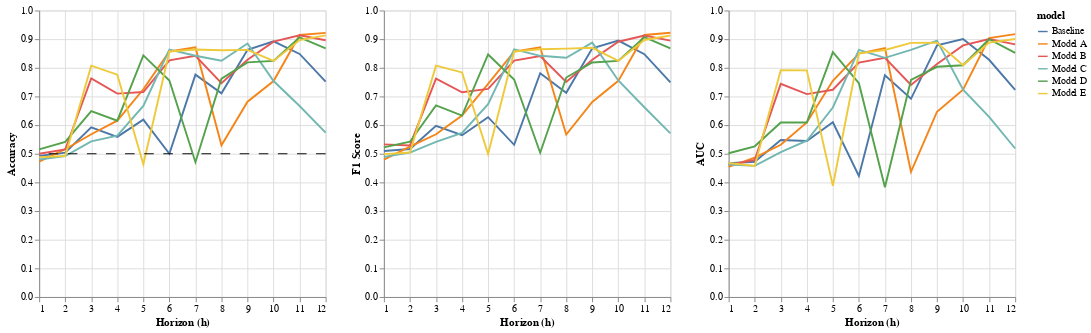

Write notebook code for a chart like this one.
### Code cell
clf_acc_plot + line | clf_f1_plot | clf_auroc_plot

### Figure 1 — Vega-Lite specification as saved in the notebook (floating-point values rounded to 4 significant figures)
{"config": {"view": {"continuousWidth": 400, "continuousHeight": 300}}, "hconcat": [{"layer": [{"data": {"name": "data-29ead43e9833be5eaedba1dad4dbc04c"}, "mark": "line", "encoding": {"color": {"field": "model", "type": "nominal"}, "x": {"field": "horizon", "scale": {"domain": [1, 12]}, "title": "Horizon (h)", "type": "quantitative"}, "y": {"field": "accuracy", "scale": {"domain": [0, 1]}, "title": "Accuracy", "type": "quantitative"}}, "width": 300}, {"data": {"name": "empty"}, "mark": {"type": "rule", "strokeDash": [10, 10]}, "encoding": {"y": {"datum": 0.5}}}]}, {"data": {"name": "data-29ead43e9833be5eaedba1dad4dbc04c"}, "mark": "line", "encoding": {"color": {"field": "model", "type": "nominal"}, "x": {"field": "horizon", "scale": {"domain": [1, 12]}, "title": "Horizon (h)", "type": "quantitative"}, "y": {"field": "f1-macro", "title": "F1 Score", "type": "quantitative"}}, "width": 300}, {"data": {"name": "data-29ead43e9833be5eaedba1dad4dbc04c"}, "mark": "line", "encoding": {"color": {"field": "model", "type": "nominal"}, "x": {"field": "horizon", "scale": {"domain": [1, 12]}, "title": "Horizon (h)", "type": "quantitative"}, "y": {"field": "auroc", "title": "AUC", "type": "quantitative"}}, "width": 300}], "$schema": "https://vega.github.io/schema/vega-lite/v4.17.0.json", "datasets": {"data-29ead43e9833be5eaedba1dad4dbc04c": [{"model": "Baseline", "horizon": 1, "accuracy": 0.4922, "f1-macro": 0.5095, "auroc": 0.467}, {"model": "Model A", "horizon": 1, "accuracy": 0.4724, "f1-macro": 0.4798, "auroc": 0.454}, {"model": "Model B", "horizon": 1, "accuracy": 0.5, "f1-macro": 0.5326, "auroc": 0.4608}, {"model": "Model C", "horizon": 1, "accuracy": 0.48, "f1-macro": 0.4891, "auroc": 0.4625}, {"model": "Model D", "horizon": 1, "accuracy": 0.5152, "f1-macro": 0.5221, "auroc": 0.5016}, {"model": "Model E", "horizon": 1, "accuracy": 0.4884, "f1-macro": 0.4988, "auroc": 0.4679}, {"model": "Baseline", "horizon": 2, "accuracy": 0.5039, "f1-macro": 0.5165, "auroc": 0.4721}, {"model": "Model A", "horizon": 2, "accuracy": 0.5159, "f1-macro": 0.5249, "auroc": 0.4868}, {"model": "Model B", "horizon": 2, "accuracy": 0.5149, "f1-macro": 0.529, "auroc": 0.4785}, {"model": "Model C", "horizon": 2, "accuracy": 0.4922, "f1-macro": 0.5042, "auroc": 0.4576}, {"model": "Model D", "horizon": 2, "accuracy": 0.5414, "f1-macro": 0.542, "auroc": 0.526}, {"model": "Model E", "horizon": 2, "accuracy": 0.4922, "f1-macro": 0.5042, "auroc": 0.4576}, {"model": "Baseline", "horizon": 3, "accuracy": 0.592, "f1-macro": 0.5978, "auroc": 0.5478}, {"model": "Model A", "horizon": 3, "accuracy": 0.568, "f1-macro": 0.568, "auroc": 0.5312}, {"model": "Model B", "horizon": 3, "accuracy": 0.763, "f1-macro": 0.762, "auroc": 0.744}, {"model": "Model C", "horizon": 3, "accuracy": 0.5433, "f1-macro": 0.5412, "auroc": 0.5059}, {"model": "Model D", "horizon": 3, "accuracy": 0.6489, "f1-macro": 0.6685, "auroc": 0.6091}, {"model": "Model E", "horizon": 3, "accuracy": 0.8074, "f1-macro": 0.8074, "auroc": 0.7918}, {"model": "Baseline", "horizon": 4, "accuracy": 0.5591, "f1-macro": 0.5647, "auroc": 0.5447}, {"model": "Model A", "horizon": 4, "accuracy": 0.6154, "f1-macro": 0.6331, "auroc": 0.6091}, {"model": "Model B", "horizon": 4, "accuracy": 0.7099, "f1-macro": 0.7147, "auroc": 0.7082}, {"model": "Model C", "horizon": 4, "accuracy": 0.5635, "f1-macro": 0.5728, "auroc": 0.5454}, {"model": "Model D", "horizon": 4, "accuracy": 0.6154, "f1-macro": 0.6331, "auroc": 0.6091}, {"model": "Model E", "horizon": 4, "accuracy": 0.7761, "f1-macro": 0.7839, "auroc": 0.791}, {"model": "Baseline", "horizon": 5, "accuracy": 0.619, "f1-macro": 0.6275, "auroc": 0.61}, {"model": "Model A", "horizon": 5, "accuracy": 0.7252, "f1-macro": 0.7437, "auroc": 0.7547}, {"model": "Model B", "horizon": 5, "accuracy": 0.7154, "f1-macro": 0.7262, "auroc": 0.7234}, {"model": "Model C", "horizon": 5, "accuracy": 0.6667, "f1-macro": 0.6731, "auroc": 0.6615}, {"model": "Model D", "horizon": 5, "accuracy": 0.8433, "f1-macro": 0.8467, "auroc": 0.8546}, {"model": "Model E", "horizon": 5, "accuracy": 0.4632, "f1-macro": 0.4989, "auroc": 0.3882}, {"model": "Baseline", "horizon": 6, "accuracy": 0.5, "f1-macro": 0.5313, "auroc": 0.4228}, {"model": "Model A", "horizon": 6, "accuracy": 0.8571, "f1-macro": 0.8565, "auroc": 0.8498}, {"model": "Model B", "horizon": 6, "accuracy": 0.8258, "f1-macro": 0.825, "auroc": 0.8181}, {"model": "Model C", "horizon": 6, "accuracy": 0.8636, "f1-macro": 0.8646, "auroc": 0.8623}, {"model": "Model D", "horizon": 6, "accuracy": 0.7556, "f1-macro": 0.7592, "auroc": 0.7463}, {"model": "Model E", "horizon": 6, "accuracy": 0.8571, "f1-macro": 0.8569, "auroc": 0.8504}, {"model": "Baseline", "horizon": 7, "accuracy": 0.7761, "f1-macro": 0.7813, "auroc": 0.7738}, {"model": "Model A", "horizon": 7, "accuracy": 0.8712, "f1-macro": 0.8719, "auroc": 0.869}, {"model": "Model B", "horizon": 7, "accuracy": 0.8421, "f1-macro": 0.8411, "auroc": 0.8346}, {"model": "Model C", "horizon": 7, "accuracy": 0.8421, "f1-macro": 0.8419, "auroc": 0.8349}, {"model": "Model D", "horizon": 7, "accuracy": 0.4706, "f1-macro": 0.5037, "auroc": 0.3828}, {"model": "Model E", "horizon": 7, "accuracy": 0.8636, "f1-macro": 0.8646, "auroc": 0.8623}, {"model": "Baseline", "horizon": 8, "accuracy": 0.7111, "f1-macro": 0.713, "auroc": 0.6918}, {"model": "Model A", "horizon": 8, "accuracy": 0.5294, "f1-macro": 0.5672, "auroc": 0.437}, {"model": "Model B", "horizon": 8, "accuracy": 0.746, "f1-macro": 0.7504, "auroc": 0.74}, {"model": "Model C", "horizon": 8, "accuracy": 0.8244, "f1-macro": 0.8352, "auroc": 0.8627}, {"model": "Model D", "horizon": 8, "accuracy": 0.7619, "f1-macro": 0.766, "auroc": 0.7576}, {"model": "Model E", "horizon": 8, "accuracy": 0.8615, "f1-macro": 0.8669, "auroc": 0.887}, {"model": "Baseline", "horizon": 9, "accuracy": 0.8626, "f1-macro": 0.8684, "auroc": 0.8786}, {"model": "Model A", "horizon": 9, "accuracy": 0.6815, "f1-macro": 0.6807, "auroc": 0.6466}, {"model": "Model B", "horizon": 9, "accuracy": 0.8281, "f1-macro": 0.8281, "auroc": 0.8134}, {"model": "Model C", "horizon": 9, "accuracy": 0.8846, "f1-macro": 0.8879, "auroc": 0.8949}, {"model": "Model D", "horizon": 9, "accuracy": 0.8189, "f1-macro": 0.8185, "auroc": 0.8036}, {"model": "Model E", "horizon": 9, "accuracy": 0.8626, "f1-macro": 0.8697, "auroc": 0.8879}, {"model": "Baseline", "horizon": 10, "accuracy": 0.8923, "f1-macro": 0.8951, "auroc": 0.9003}, {"model": "Model A", "horizon": 10, "accuracy": 0.7537, "f1-macro": 0.7544, "auroc": 0.7237}, {"model": "Model B", "horizon": 10, "accuracy": 0.8915, "f1-macro": 0.8909, "auroc": 0.8783}, {"model": "Model C", "horizon": 10, "accuracy": 0.7537, "f1-macro": 0.7559, "auroc": 0.7236}, {"model": "Model D", "horizon": 10, "accuracy": 0.824, "f1-macro": 0.824, "auroc": 0.809}, {"model": "Model E", "horizon": 10, "accuracy": 0.824, "f1-macro": 0.824, "auroc": 0.809}, {"model": "Baseline", "horizon": 11, "accuracy": 0.8485, "f1-macro": 0.8477, "auroc": 0.8281}, {"model": "Model A", "horizon": 11, "accuracy": 0.9147, "f1-macro": 0.9145, "auroc": 0.9036}, {"model": "Model B", "horizon": 11, "accuracy": 0.9134, "f1-macro": 0.9128, "auroc": 0.9005}, {"model": "Model C", "horizon": 11, "accuracy": 0.6667, "f1-macro": 0.6624, "auroc": 0.6286}, {"model": "Model D", "horizon": 11, "accuracy": 0.9062, "f1-macro": 0.9068, "auroc": 0.8998}, {"model": "Model E", "horizon": 11, "accuracy": 0.8968, "f1-macro": 0.8971, "auroc": 0.8881}, {"model": "Baseline", "horizon": 12, "accuracy": 0.7519, "f1-macro": 0.7488, "auroc": 0.7228}, {"model": "Model A", "horizon": 12, "accuracy": 0.9219, "f1-macro": 0.9223, "auroc": 0.9175}, {"model": "Model B", "horizon": 12, "accuracy": 0.896, "f1-macro": 0.8949, "auroc": 0.8818}, {"model": "Model C", "horizon": 12, "accuracy": 0.5735, "f1-macro": 0.5711, "auroc": 0.5184}, {"model": "Model D", "horizon": 12, "accuracy": 0.8682, "f1-macro": 0.8679, "auroc": 0.8524}, {"model": "Model E", "horizon": 12, "accuracy": 0.9134, "f1-macro": 0.9128, "auroc": 0.9005}], "empty": [{}]}}
